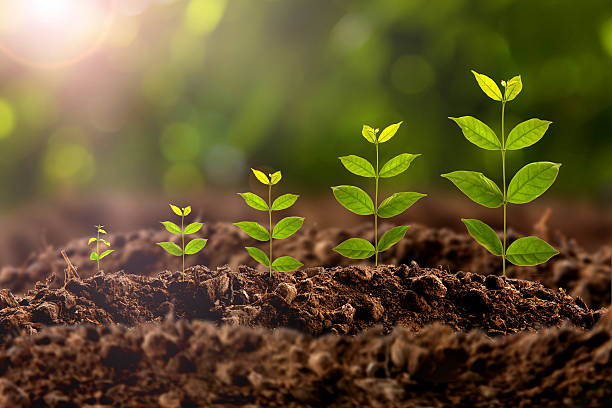
#> input picture Image_processing_study/images/plant.jpg, 612 x 408 px, found by its file name
$ python basic_operations.py
#> lines starting #> are read from the running program, lines starting #| are printed output that depends on the picture; after the words box and inside, x2 and y2 are one past the last pixel; in counts of white or black regions, pixels touching at a corner belong together
import numpy as np
import cv2

def ishow(image):
    cv2.imshow("iwindow",image)
    cv2.waitKey(0)

image = cv2.imread("D:/Images/plant.jpg",-1)
#> image is the input picture: shape (408, 612, 3); mean B, G, R 46, 84.8, 98.6

image[20:50,50:60] = [0,0,0]
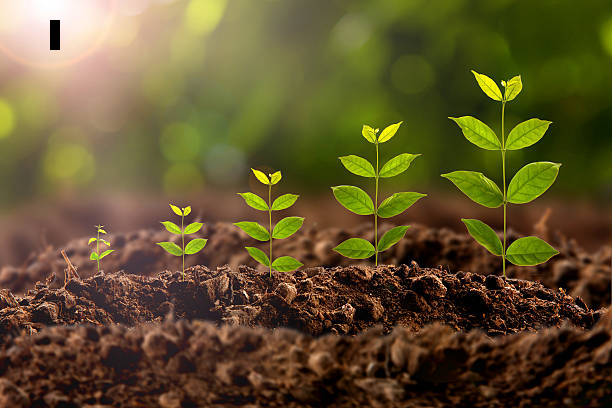
#> image: shape (408, 612, 3); 0.12% of pixels changed, all inside (x1, y1, x2, y2) = (50, 20, 60, 50)


img_index = image[:,:,0] < 127
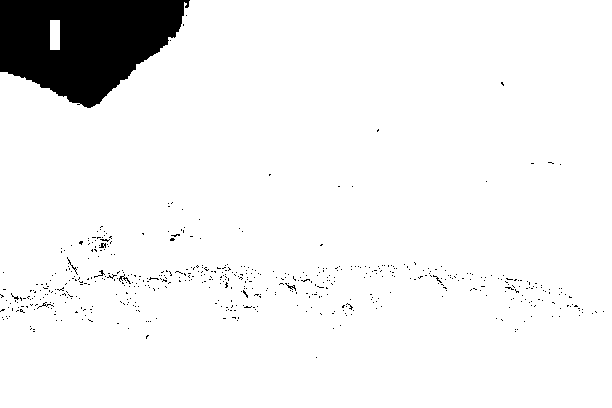
#> img_index: shape (408, 612) bool; 93.8% white; 552 black regions (545 under 20 px), largest, box (x1, y1, x2, y2) and area: (0, 0, 190, 108) 14085, (119, 274, 131, 284) 33, (67, 257, 78, 275) 27

image[img_index] = [0,0,0]
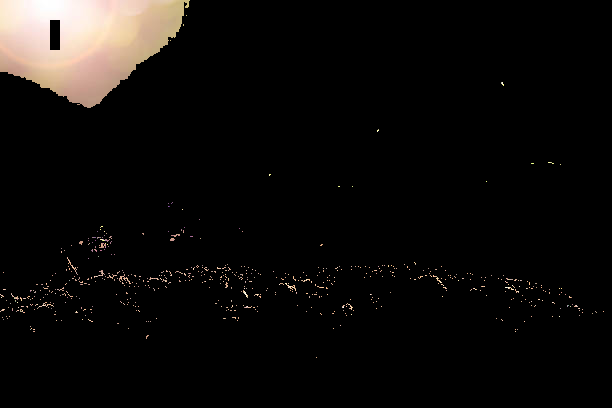
#> image: shape (408, 612, 3); mean B, G, R 10.9, 12.2, 14.1

ishow(image)

$ run again, with Image_processing_study/images/beach.jpg copied over Image_processing_study/images/plant.jpg
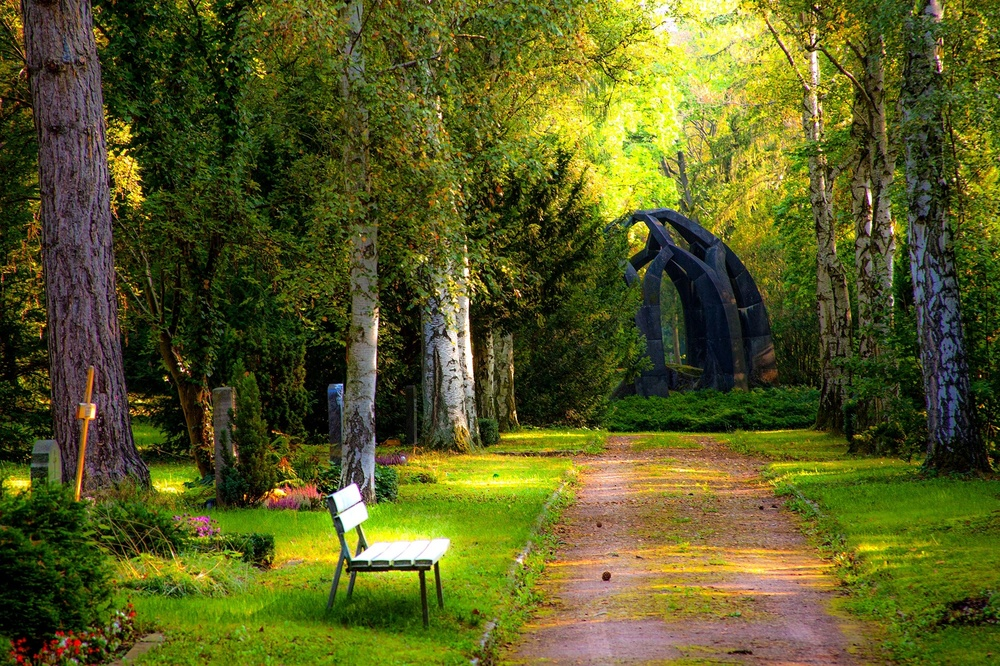
#> input picture Image_processing_study/images/beach.jpg, 1000 x 666 px, shrunk from 2000 x 1333 before the run, found by its file name
#> image is the input picture: shape (666, 1000, 3); mean B, G, R 34.7, 91.9, 88.7
#> `img_index = image[:,:,0] < 127`:
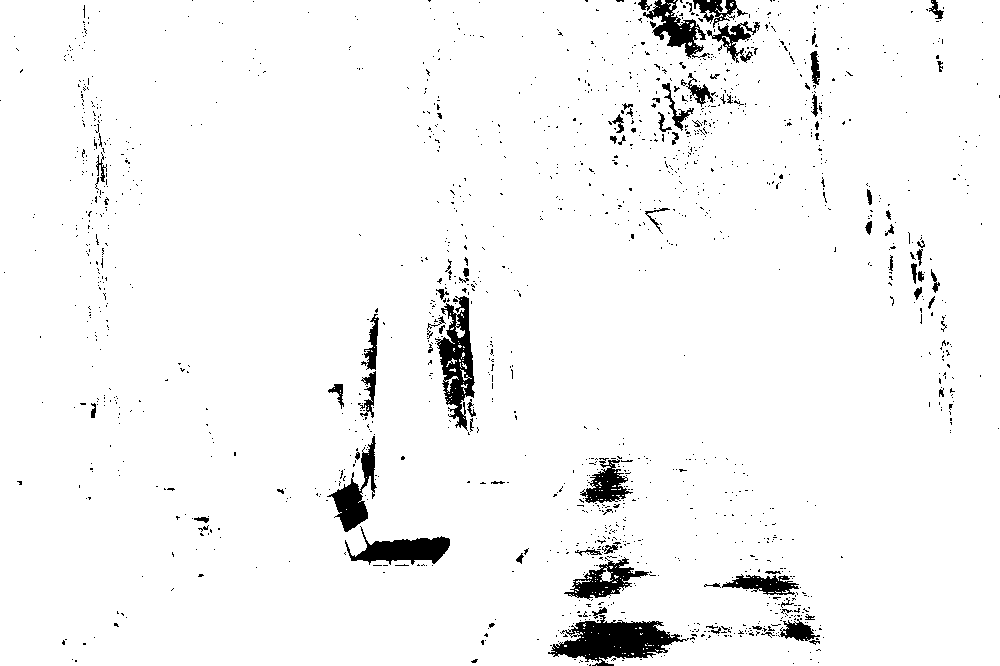
#> img_index: shape (666, 1000) bool; 96.3% white; 1525 black regions (1440 under 20 px), largest, box (x1, y1, x2, y2) and area: (548, 615, 689, 666) 3560, (435, 296, 475, 431) 2515, (345, 526, 450, 565) 1841
#> `image[img_index] = [0,0,0]`:
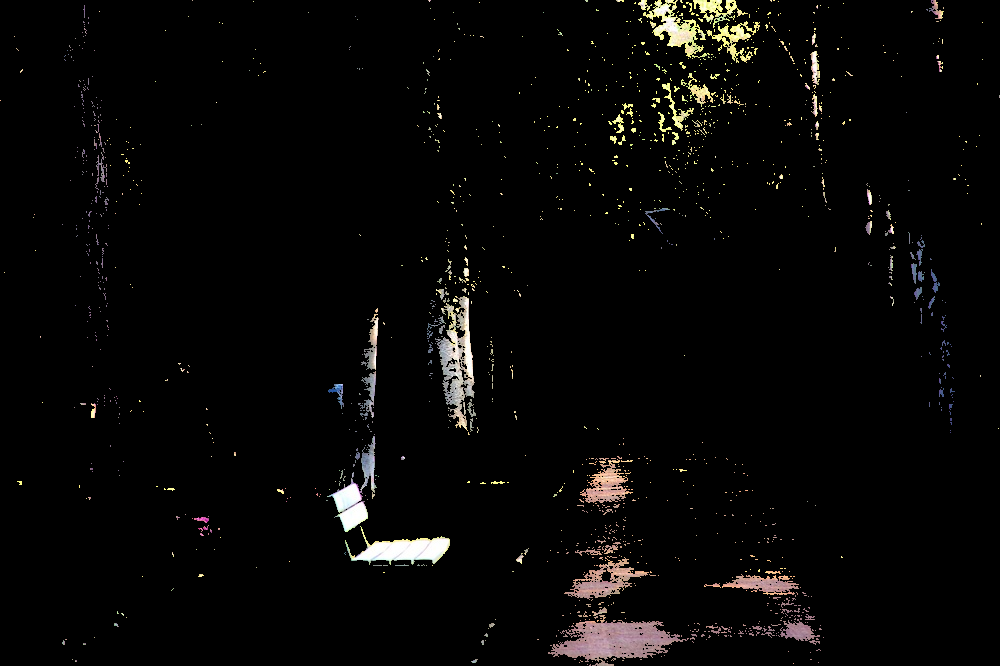
#> image: shape (666, 1000, 3); mean B, G, R 6.1, 6.9, 7.5

$ run again, with Image_processing_study/images/fall.jpg copied over Image_processing_study/images/plant.jpg
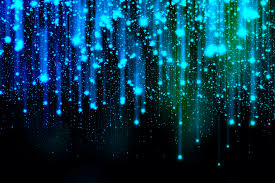
#> input picture Image_processing_study/images/fall.jpg, 275 x 183 px, found by its file name
#> image is the input picture: shape (183, 275, 3); mean B, G, R 75.8, 54.6, 4.8
#> `img_index = image[:,:,0] < 127`:
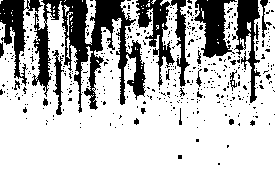
#> img_index: shape (183, 275) bool; 75.2% white; 444 black regions (422 under 20 px), largest, box (x1, y1, x2, y2) and area: (32, 0, 146, 113) 4848, (136, 0, 190, 87) 1762, (194, 0, 237, 58) 1332
#> `image[img_index] = [0,0,0]`:
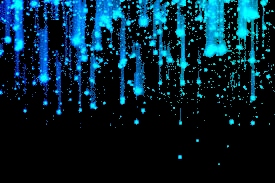
#> image: shape (183, 275, 3); mean B, G, R 49.1, 35.1, 1.8
